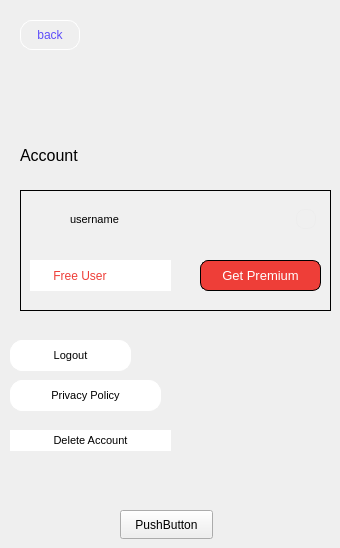
    <widget class="QWidget" name="page_9">
     <widget class="QPushButton" name="btnConnectBack">
      <property name="geometry">
       <rect>
        <x>20</x>
        <y>20</y>
        <width>60</width>
        <height>30</height>
       </rect>
      </property>
      <property name="cursor">
       <cursorShape>PointingHandCursor</cursorShape>
      </property>
      <property name="styleSheet">
       <string notr="true">QPushButton{
	qproperty-icon: url(:/logo/resources/back.png);
	qproperty-iconSize: 20px 20px;
	text-align:center;
	color:#5E4EFA;

	border:1px solid white;
	border-radius:12px;

}</string>
      </property>
      <property name="text">
       <string>back</string>
      </property>
     </widget>
     <widget class="QLabel" name="label_12">
      <property name="geometry">
       <rect>
        <x>20</x>
        <y>130</y>
        <width>91</width>
        <height>51</height>
       </rect>
      </property>
      <property name="font">
       <font>
        <pointsize>12</pointsize>
        <bold>false</bold>
       </font>
      </property>
      <property name="text">
       <string>Account</string>
      </property>
     </widget>
     <widget class="QWidget" name="widget_2" native="true">
      <property name="geometry">
       <rect>
        <x>20</x>
        <y>190</y>
        <width>311</width>
        <height>121</height>
       </rect>
      </property>
      <property name="styleSheet">
       <string notr="true">border:1px solid; background-color:#F0F0F0;</string>
      </property>
      <widget class="QLabel" name="label_13">
       <property name="geometry">
        <rect>
         <x>10</x>
         <y>15</y>
         <width>31</width>
         <height>31</height>
        </rect>
       </property>
       <property name="styleSheet">
        <string notr="true">border:none;</string>
       </property>
       <property name="text">
        <string/>
       </property>
       <property name="pixmap">
        <pixmap resource="assets.qrc">:/logo/resources/profile icon.png</pixmap>
       </property>
       <property name="scaledContents">
        <bool>true</bool>
       </property>
      </widget>
      <widget class="QLabel" name="lblUserName">
       <property name="geometry">
        <rect>
         <x>50</x>
         <y>14</y>
         <width>151</width>
         <height>31</height>
        </rect>
       </property>
       <property name="font">
        <font>
         <pointsize>8</pointsize>
        </font>
       </property>
       <property name="styleSheet">
        <string notr="true">border:none;</string>
       </property>
       <property name="text">
        <string>username</string>
       </property>
      </widget>
      <widget class="QLabel" name="lblTypeOfUser">
       <property name="geometry">
        <rect>
         <x>10</x>
         <y>70</y>
         <width>141</width>
         <height>31</height>
        </rect>
       </property>
       <property name="font">
        <font>
         <pointsize>9</pointsize>
        </font>
       </property>
       <property name="styleSheet">
        <string notr="true">background-color:rgb(255, 255, 255);border:none;text-color:rgb(85, 255, 0);
color : #EE3E38;</string>
       </property>
       <property name="text">
        <string>       Free User</string>
       </property>
      </widget>
      <widget class="QToolButton" name="btnUpgradeNow">
       <property name="geometry">
        <rect>
         <x>180</x>
         <y>70</y>
         <width>121</width>
         <height>31</height>
        </rect>
       </property>
       <property name="font">
        <font>
         <pointsize>10</pointsize>
        </font>
       </property>
       <property name="cursor">
        <cursorShape>PointingHandCursor</cursorShape>
       </property>
       <property name="styleSheet">
        <string notr="true">background-color:#EE3E38;border-radius:8px;color:rgb(255, 255, 255);</string>
       </property>
       <property name="text">
        <string>Get Premium</string>
       </property>
      </widget>
      <widget class="QPushButton" name="btnCopy">
       <property name="geometry">
        <rect>
         <x>276</x>
         <y>19</y>
         <width>20</width>
         <height>20</height>
        </rect>
       </property>
       <property name="cursor">
        <cursorShape>PointingHandCursor</cursorShape>
       </property>
       <property name="styleSheet">
        <string notr="true">QPushButton{
	qproperty-icon: url(:/logo/resources/copy icon.png);
	qproperty-iconSize: 15px 15px;
	text-align:center;
	color:black;
	background-color:#F0F0F0;
	border:1px solid #EDEDED;
	border-radius:8px;

}</string>
       </property>
       <property name="text">
        <string/>
       </property>
      </widget>
     </widget>
     <widget class="QPushButton" name="btnLogout_2">
      <property name="geometry">
       <rect>
        <x>10</x>
        <y>340</y>
        <width>121</width>
        <height>31</height>
       </rect>
      </property>
      <property name="font">
       <font>
        <pointsize>8</pointsize>
       </font>
      </property>
      <property name="cursor">
       <cursorShape>PointingHandCursor</cursorShape>
      </property>
      <property name="styleSheet">
       <string notr="true">QPushButton{
	qproperty-icon: url(:/logo/resources/logout.png);
	qproperty-iconSize: 20px 20px;
	text-align:center;
	color:black;
	background-color:white;
	border:1px solid white;
	border-radius:12px;

}</string>
      </property>
      <property name="text">
       <string>Logout</string>
      </property>
     </widget>
     <widget class="QPushButton" name="btnPrivacyPolicy">
      <property name="geometry">
       <rect>
        <x>10</x>
        <y>380</y>
        <width>151</width>
        <height>31</height>
       </rect>
      </property>
      <property name="font">
       <font>
        <pointsize>8</pointsize>
       </font>
      </property>
      <property name="cursor">
       <cursorShape>PointingHandCursor</cursorShape>
      </property>
      <property name="styleSheet">
       <string notr="true">QPushButton{
	qproperty-icon: url(:/logo/resources/privecy policy.png);
	qproperty-iconSize: 20px 20px;
	text-align:center;
	color:black;
	background-color:white;
	border:1px solid white;
	border-radius:12px;

}</string>
      </property>
      <property name="text">
       <string>Privacy Policy</string>
      </property>
     </widget>
     <widget class="QPushButton" name="btnDeleteAccount">
      <property name="geometry">
       <rect>
        <x>10</x>
        <y>430</y>
        <width>161</width>
        <height>21</height>
       </rect>
      </property>
      <property name="font">
       <font>
        <pointsize>8</pointsize>
       </font>
      </property>
      <property name="cursor">
       <cursorShape>PointingHandCursor</cursorShape>
      </property>
      <property name="styleSheet">
       <string notr="true">QPushButton{
	qproperty-icon: url(:/logo/resources/deleteButton.png);
	qproperty-iconSize: 20px 20px;
	text-align:center;
	color:black;
	background-color:white;
	border:1px solid white;
	border-radius:12px;

}</string>
      </property>
      <property name="text">
       <string>Delete Account</string>
      </property>
     </widget>
     <widget class="QPushButton" name="btnMenuLoader">
      <property name="geometry">
       <rect>
        <x>120</x>
        <y>510</y>
        <width>93</width>
        <height>29</height>
       </rect>
      </property>
      <property name="text">
       <string>PushButton</string>
      </property>
     </widget>
    </widget>
